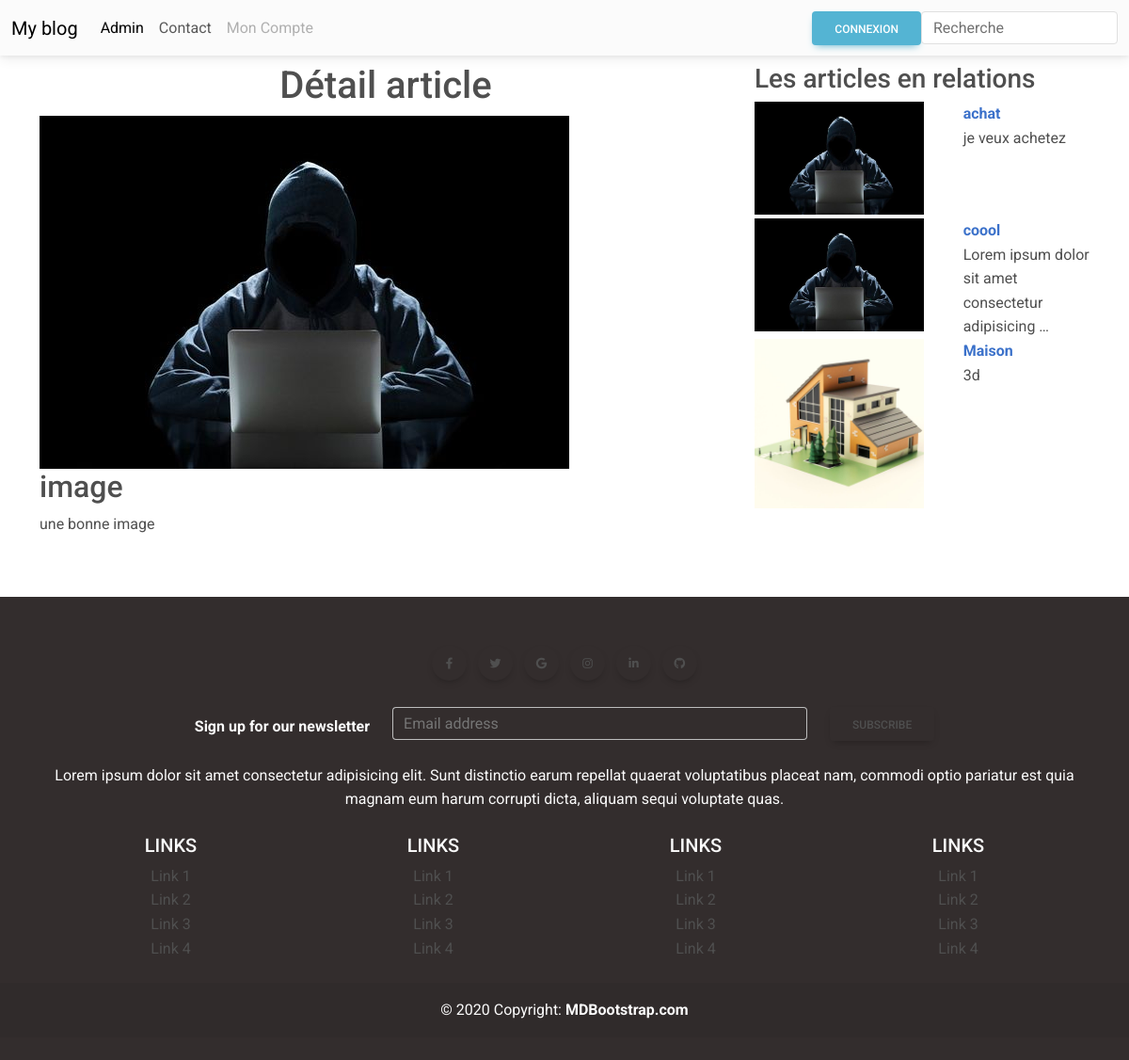
Page /article/3 on the committed database.
### blog/models.py (models this page shows, shortened)
class Article(models.Model):
    user = models.ForeignKey(User, on_delete=models.CASCADE, null=True)
    title = models.CharField(max_length=50)
    category = models.ForeignKey(Category, on_delete=models.CASCADE)
    desc = models.TextField()
    image = models.ImageField()
    created_at = models.DateTimeField(auto_now_add=True)
    upload_at = models.DateTimeField(auto_now=True)

### blog/views.py (the view)
# urls.py: path('article/<int:id_article>', detail, name = "detail"),
def detail(request,id_article):
    article = Article.objects.get(id=id_article)
    category = article.category
    article_en_relation = Article.objects.filter(category=category)[:5]
    return render (request, 'detail.html',{'article': article, 'aer':article_en_relation})

### blog/templates/detail.html
{% extends 'base.html'%}
{% block content %}
<div class="container">
    <div class="row">
        <div class="col-md-8">
            <h1 class="text-center mt-2">Détail article</h1>
            <img src="{{article.image.url}}" alt="image article" style="max-width: 600px">
            <h2>{{article.title}}</h2>
            <p>{{article.desc}}</p>
        </div>
        <div class="col-md-4">
            <h3 class="mt-2">Les articles en relations</h3 class="mt-2">
            <div class="row">
                {%for art in aer%}
                {%if art.id != article.id%}
                <div class="col-md-7 mb-1">
                    <a href="{% url 'detail' art.id %}">
                        <img src="{{ art.image.url }}" alt="" style="max-width: 180px;">
                    </a>
                </div>
                <div class="col-5">
                    <strong><a href="{% url 'detail' art.id %}">{{art.title}}</a></strong> <br>
                    {{art.desc|truncatewords:7}}
                </div>
                {%endif%}
                {%endfor%}
            </div>
        </div>
    </div>
</div>
{% endblock %}

### rows in the picture
Article: image (picture), title "image", desc "une bonne image"
Article: image (picture), title "achat", desc "je veux achetez"
Article: image (picture), title "coool", desc "Lorem ipsum dolor sit amet consectetur adipisicing …"
Article: image (picture), title "Maison", desc "3d"
